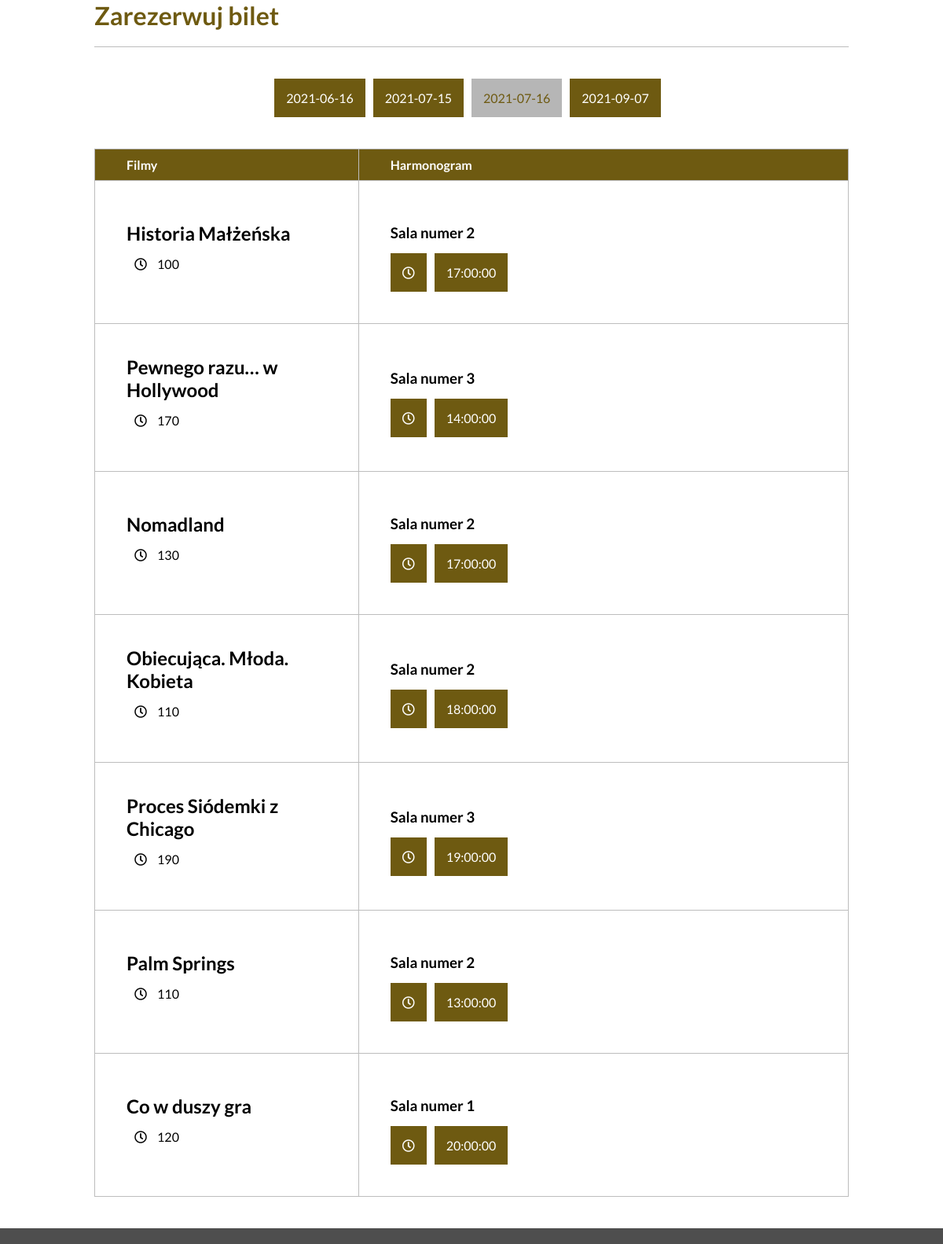
/schedule.php?date=2021-07-16, run on the app's committed database.
### tables this page shows
CREATE TABLE `movietable` (
  `movieID` int(11) NOT NULL,
  `movieImg` varchar(150) NOT NULL,
  `movieTitle` varchar(100) NOT NULL,
  `movieCountry` varchar(100) NOT NULL,
  `movieDuration` int(11) NOT NULL,
  `movieYearofProd` int(11) NOT NULL,
  `movieGenre` varchar(50) NOT NULL,
  `movieDescription` varchar(200) NOT NULL,
  `movieRelDate` date NOT NULL,
  `hall` int(11) NOT NULL,
  `seansTime` time NOT NULL
);

CREATE TABLE `halls` (
  `id` int(10) UNSIGNED NOT NULL,
  `name` varchar(64) NOT NULL,
  `places` int(11) NOT NULL
);

CREATE TABLE `movie__halls` (
  `timeId` int(10) UNSIGNED NOT NULL,
  `movieID` int(11) NOT NULL,
  `halls` int(11) NOT NULL,
  `date` date NOT NULL,
  `time` time NOT NULL
);

### schedule.php (the view, shortened to what this page needs)
<!DOCTYPE html>
<html lang="en">
<head>
    <link rel="stylesheet" href="style/styles.css">
    <link rel="stylesheet" href="https://use.fontawesome.com/releases/v5.7.2/css/all.css">
</head>
<body>
    <?php
        require 'includes/config.php';
    ?>
    <?php
        $sql = "    SELECT DISTINCT
                        date
                    FROM
                        movietable,
                        movie__halls
                    WHERE
                        movietable.movieID = movie__halls.movieID
                    ORDER BY
                        date ASC";
    ?>
    <div class="schedule-section">
        <h1>Zarezerwuj bilet</h1>
        <div class="schedule-dates">
            <?php
                if ($result = mysqli_query($link, $sql)) {
                    if (mysqli_num_rows($result) > 0) {
                        for ($i = 0; $i < mysqli_num_rows($result); $i++){
                            $row = mysqli_fetch_array($result);
                            echo '<a href="schedule.php?date='. $row['date'] . '">';
                            if ($_GET['date'] == $row['date']) {
                                echo '<div class="schedule-item schedule-item-selected">';
                            }
                            else {
                                echo '<div class="schedule-item">';
                            }
                            echo $row['date'];
                            echo '</div>';
                            echo '</a>';
                        }
                    }
                }
            ?>
        </div>
        <?php
            $sql = '    SELECT DISTINCT
                            movietable.movieID AS movieID,
                            movietable.movieTitle AS movieTitle,
                            movietable.movieImg AS movieImg,
                            movietable.movieDuration AS movieDuration,
                            movietable.movieDescription AS movieDescription
                        FROM
                            movietable,
                            movie__halls
                        WHERE
                            movietable.movieID = movie__halls.movieID AND
                            movie__halls.date = "' . $_GET['date'] . '"';
        ?>
        <div class="schedule-table">
            <table>
                <tr>
                    <th>Filmy</th>
                    <th>Harmonogram</th>
                </tr>
                <?php
                if ($result = mysqli_query($link, $sql)) {
                    if (mysqli_num_rows($result) > 0) {
                        for ($i = 0; $i < mysqli_num_rows($result); $i++){
                            $row = mysqli_fetch_array($result);
                            echo '
                            <tr class="fade-scroll">
                                <td>
                                    <h2>' . $row['movieTitle'] . '</h2>
                                    <i class="far fa-clock"></i> ' . $row['movieDuration'] . '
                                    <p>' . '</p>
                                    </div>
                                </td>
                                <td>
                                     ' . movieDateHall($row['movieID'], $_GET['date']) . '
                                </td>
                            </tr>
                            ';
                        }
                    }
                }
                ?>
    <footer></footer>
</body>
</html>
<?php
function movieDateHall($movie, $date) {
    global $link; $html = '';
    $sql = '    SELECT DISTINCT
                    halls.id AS hallId,
                     halls.name AS hallName
                FROM
                    movie__halls,
                     halls
                WHERE
                    movie__halls.halls = halls.id AND
                    date = "' . $date . '" AND
                    movieID = ' . $movie . ' ORDER BY halls.name';
        if ($result = mysqli_query($link, $sql)) {
            if (mysqli_num_rows($result) > 0) {
                for ($i = 0; $i < mysqli_num_rows($result); $i++) {
                    $row = mysqli_fetch_array($result);
                    $sql = '       SELECT
                                            movie__halls.halls AS hall,
                                            movie__halls.timeId AS id,
                                            movie__halls.time AS time
                                        FROM
                                            movietable,
                                            movie__halls,
                                            halls
                                        WHERE
                                            movietable.movieID = movie__halls.movieID AND
                                            halls.id = movie__halls.halls AND
                                            movie__halls.date = "' . $date . '" AND
                                            movietable.movieID = ' . $movie . ' AND
                                            movie__halls.halls = ' . $row['hallId'] . '
                                        ORDER BY
                                            movie__halls.time ASC';
                    $tmp = '';
                    if ($result2 = mysqli_query($link, $sql)) {
                        if (mysqli_num_rows($result2) > 0) {
                            for ($j = 0; $j < mysqli_num_rows($result2); $j++) {
                                $row2 = mysqli_fetch_array($result2);
                                $tmp .= '<a href="booking.php?movie=' . $movie . '&date=' . $date . '&timeId=' . $row2['id'] . '"><div class="schedule-item">' . $row2['time'] . '</div></a>';
                            }
                        }
                    }
                    $html .= '  <div class="hall-type">
                                <h3>' . $row['hallName'] . '</h3>
                                <div>
                                    <div class="schedule-item"><i class="far fa-clock"></i></div>
                                    ' . $tmp . '
                                </div>
                            </div>';
                }
            }
        }
        return $html;
}
?>

### style/styles.css (style rules this page uses)
* { margin: 0; padding: 0; box-sizing: border-box; font-family: 'Lato', sans-serif; text-decoration: none; color: unset; }
footer { display: grid; grid-gap: 5px; padding: 10px 10%; background-color: #4e4e4e; color: #FFF; bottom: 0; width: 100%; margin-top: 40px; }
.schedule-section { width: 80%; margin: 0 auto; }
.schedule-section>h1 { padding: 0 0 20px 0; margin: 0 0 40px 0; border-bottom: 1px solid #bdbdbd; color: #6e5a11; }
.schedule-dates { display: flex; justify-content: center; margin: 40px 0; }
.schedule-item { padding: 15px; background-color: #6e5a11; margin-right: 10px; color: #fff; cursor: pointer; transition: all 0.5s ease; }
.schedule-item-selected { color: #6e5a11; background-color: #b6b6b6; cursor: auto; }
.schedule-table table { text-align: left; border-collapse: collapse; }
.schedule-table table tr th { padding: 10px 0 10px 40px; background-color: #6e5a11; border: 1px solid #b6b6b6; color: #FFF; }
.schedule-table table tr th:first-child { width: 35%; border-right: 1px solid #bdbdbd; }
.schedule-table table tr td { padding: 40px; border: 1px solid #bdbdbd; }
.schedule-table table tr td>h2 { margin: 0 0 15px 0px; }
.schedule-table table tr td>i { margin: 0 10px; }
.hall-type>h3 { margin: 15px 0; }
.hall-type>div { display: flex; justify-content: left; }
.hall-type>div .schedule-item { cursor: auto; }

### data on the page
movietable: movieTitle "Historia Małżeńska", movieDuration "100"
halls: name "Sala numer 2"
movie__halls: time "17:00:00"
movietable: movieTitle "Pewnego razu… w Hollywood", movieDuration "170"
halls: name "Sala numer 3"
movie__halls: time "14:00:00"
movietable: movieTitle "Nomadland", movieDuration "130"
movie__halls: time "17:00:00"
movietable: movieTitle "Obiecująca. Młoda. Kobieta", movieDuration "110"
movie__halls: time "18:00:00"
movietable: movieTitle "Proces Siódemki z Chicago", movieDuration "190"
movie__halls: time "19:00:00"
movietable: movieTitle "Palm Springs", movieDuration "110"
movie__halls: time "13:00:00"
movietable: movieTitle "Co w duszy gra", movieDuration "120"
halls: name "Sala numer 1"
movie__halls: time "20:00:00"

### other printed values
$row['date'] "2021-06-16"
$row['date'] "2021-07-15"
$row['date'] "2021-07-16"
$row['date'] "2021-09-07"
